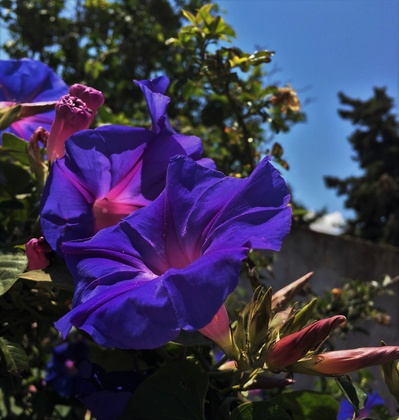
%> input picture TP03/IMG.JPG, 399 x 420 px, shrunk from 2984 x 3140 before the run
$ octave TP03.m   (GNU Octave 9; MATLAB toolbox functions it lacks are replaced by stand-ins)
%> lines starting %> are read from the running program, lines starting %| are printed output that depends on the picture
clear all;
close all;
clc;

%=========================================================================%
im = imread('IMG.JPG');
%> im is the input picture: size 420x399x3 uint8; mean R, G, B 58.7, 54.7, 84.6
imchoise = rgb2gray(im);
[r c]=size(imchoise);
%> r = 420; c = 399
imtool(imchoise);
figure(1),imhist(imchoise);
%> after `imhist(imchoise)`:
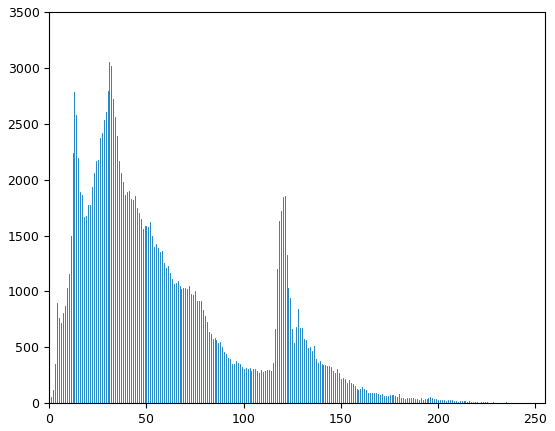
%> figure redrawn from the program's plot data; highest point at x = 31, y = 3054

%===================Histogramme cumul閑===================================%
    %___1-Calcul d'Histogramme

h=imhist(imchoise);
%> h = 256 values, max 3054 at index 32, min 0 at index 241, mean 654.6
    %___2-Calcul d'Histogramme cumul閑
hc(256)=0;
d=0;
for i=1:256
    hc(i)=h(i)+d;
    d=hc(i);
end
%> this loop made 256 passes
%> d on passes 1 to 3: 6, 58, 173
%> after the loop, hc = 256 values from 6 to 167580
subplot(1,2,1),plot(h),title('Histogramme');
subplot(1,2,2),plot(hc),title('Histogramme cumul閑 ');
%> after `title('Histogramme cumul閑 ')`:
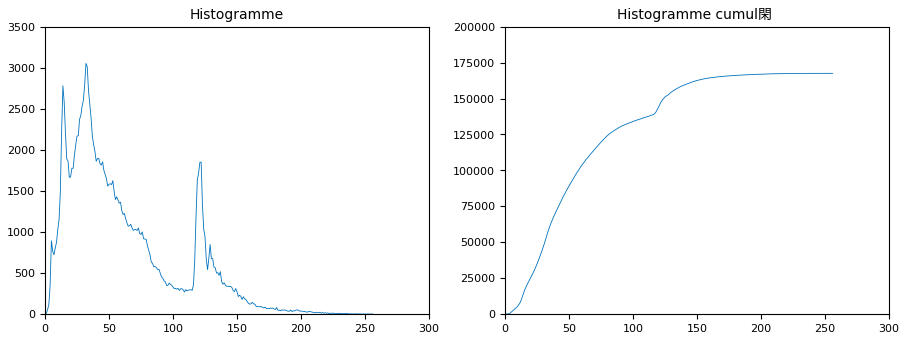
%> figure redrawn from the program's plot data, 2 panels; panel 1: curve peaks at x = 32, y = 3054; panel 2: curve peaks at x = 255, y = 167580

%==============la luminance ==============================================%

l=0;
for i=1:r
    for j=1:c
        l=l+imchoise(i,j);
    end
end
%> after the loop, l = 255
moyenne=double(l)/double((r*c));
%> moyenne = 0.00152
%==========================================================================

%===========Contraste======================================================

%===1-Michelson ======
minimum=min(min(imchoise));
%> minimum = 0
maximum=max(max(imchoise));
%> maximum = 254
C=double((maximum-minimum))/double((maximum+minimum));
%> C = 1
%==========================================================================

%=======Etirement d'histogramme============================================
imchoise_adj=imadjust(imchoise);
figure,
subplot(221),imshow(imchoise),title('Image originale');
subplot(222),imhist(imchoise),title('Histogramme originale');
subplot(223),imshow(imchoise_adj),title('Image ajuster');
subplot(224),imhist(imchoise_adj),title('Histogramme etirer');


%=======蒰alisation d'histogramme==========================================

imchoise_ega=histeq(imchoise);
figure,
subplot(221),imshow(imchoise),title('Image originale');
subplot(222),imhist(imchoise),title('Histogramme originale');
subplot(223),imshow(imchoise_ega),title('Image egaliser');
subplot(224),imhist(imchoise_ega),title('Histogramme egaliser');
%> after `title('Histogramme egaliser')`:
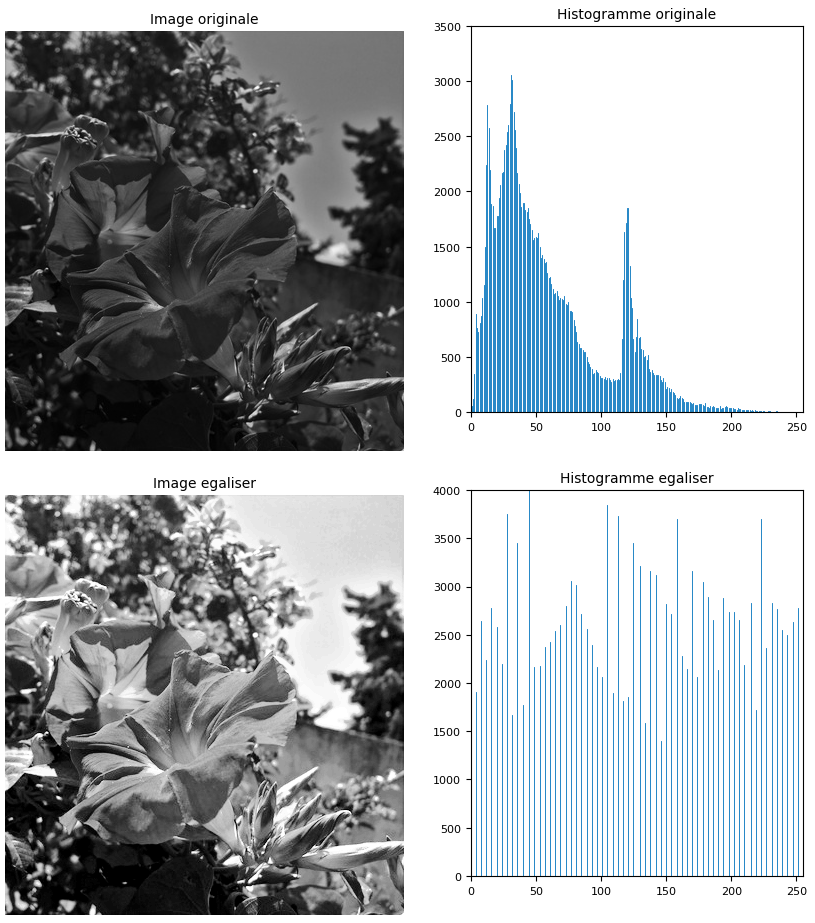
%> figure redrawn from the program's plot data, 4 panels


%====Etirement et 蒰alisation d'histogramme================================
ima=imread('image-satellitaire.JPG');
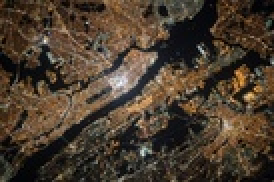
%> input picture TP03/image-satellitaire.JPG, 137 x 91 px, shrunk from 1024 x 682 before the run (shown 2 times larger)
%> ima is the input picture: size 91x137x3 uint8; mean R, G, B 74.5, 60.8, 46.5
ima_adj(:,:,1)=imadjust(ima(:,:,1));
ima_adj(:,:,2)=imadjust(ima(:,:,2));
ima_adj(:,:,3)=imadjust(ima(:,:,3));
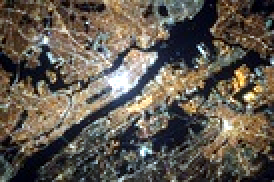
%> ima_adj: size 91x137x3 uint8 (shown 2 times larger); mean R, G, B 97.5, 90.2, 80.2
ima_adj_ega(:,:,1)=histeq(ima_adj(:,:,1));
ima_adj_ega(:,:,2)=histeq(ima_adj(:,:,2));
ima_adj_ega(:,:,3)=histeq(ima_adj(:,:,3));
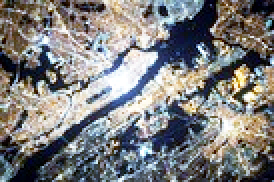
%> ima_adj_ega: size 91x137x3 uint8 (shown 2 times larger); mean R, G, B 126.4, 126.6, 127

figure,
subplot(321),imshow(ima),title('Image originale');
subplot(322),imhist(rgb2gray(ima)),title('Histogramme Originale');
subplot(323),imshow(ima_adj),title('image etirer');
subplot(324),imhist(rgb2gray(ima_adj)),title('Histogramme etirer');
subplot(325),imshow(ima_adj_ega),title('image etirer et egaliser');
subplot(326),imhist(rgb2gray(ima_adj_ega)),title('Histogramme etirer et egaliser');
%> after `title('Histogramme etirer et egaliser')`:
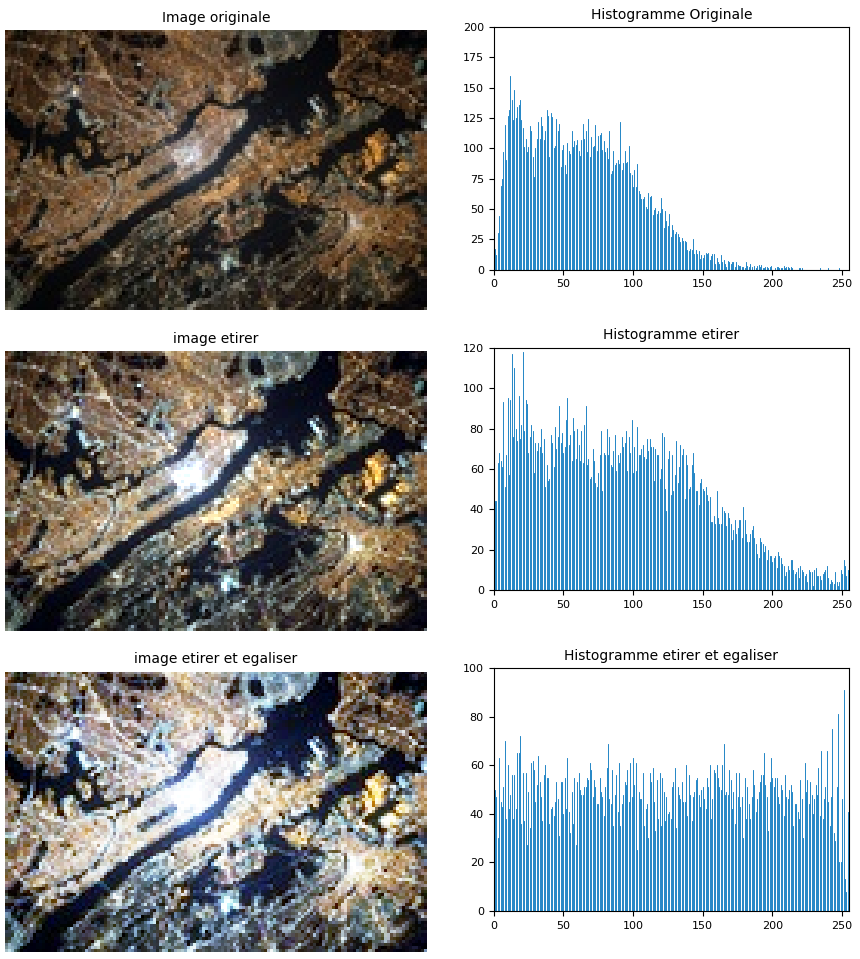
%> figure redrawn from the program's plot data, 6 panels
